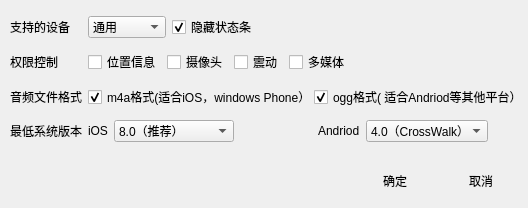
<?xml version="1.0" encoding="UTF-8"?>
<ui version="4.0">
 <class>CordovaSettingWindow</class>
 <widget class="QWidget" name="CordovaSettingWindow">
  <property name="geometry">
   <rect>
    <x>0</x>
    <y>0</y>
    <width>528</width>
    <height>208</height>
   </rect>
  </property>
  <property name="windowTitle">
   <string>Cordova导出配置</string>
  </property>
  <property name="windowIcon">
   <iconset resource="orion2.qrc">
    <normaloff>:/images/unique32.png</normaloff>:/images/unique32.png</iconset>
  </property>
  <widget class="QWidget" name="horizontalLayoutWidget_2">
   <property name="geometry">
    <rect>
     <x>10</x>
     <y>160</y>
     <width>511</width>
     <height>42</height>
    </rect>
   </property>
   <layout class="QHBoxLayout" name="horizontalLayout_2">
    <item>
     <spacer name="horizontalSpacer_2">
      <property name="orientation">
       <enum>Qt::Horizontal</enum>
      </property>
      <property name="sizeHint" stdset="0">
       <size>
        <width>40</width>
        <height>20</height>
       </size>
      </property>
     </spacer>
    </item>
    <item>
     <widget class="QPushButton" name="savepushButton">
      <property name="text">
       <string>确定</string>
      </property>
      <property name="icon">
       <iconset resource="orion2.qrc">
        <normaloff>:/images/ok.png</normaloff>:/images/ok.png</iconset>
      </property>
      <property name="iconSize">
       <size>
        <width>32</width>
        <height>32</height>
       </size>
      </property>
      <property name="flat">
       <bool>true</bool>
      </property>
     </widget>
    </item>
    <item>
     <widget class="QPushButton" name="cancelpushButton">
      <property name="text">
       <string>取消</string>
      </property>
      <property name="icon">
       <iconset resource="orion2.qrc">
        <normaloff>:/images/cancel.png</normaloff>:/images/cancel.png</iconset>
      </property>
      <property name="iconSize">
       <size>
        <width>32</width>
        <height>32</height>
       </size>
      </property>
      <property name="flat">
       <bool>true</bool>
      </property>
     </widget>
    </item>
   </layout>
  </widget>
  <widget class="QWidget" name="layoutWidget">
   <property name="geometry">
    <rect>
     <x>10</x>
     <y>10</y>
     <width>518</width>
     <height>141</height>
    </rect>
   </property>
   <layout class="QGridLayout" name="gridLayout">
    <item row="3" column="1">
     <layout class="QHBoxLayout" name="horizontalLayout_4">
      <item>
       <widget class="QLabel" name="label_5">
        <property name="text">
         <string>iOS</string>
        </property>
       </widget>
      </item>
      <item>
       <widget class="QComboBox" name="ioscomboBox">
        <property name="minimumSize">
         <size>
          <width>120</width>
          <height>0</height>
         </size>
        </property>
        <property name="currentIndex">
         <number>2</number>
        </property>
        <item>
         <property name="text">
          <string>任何版本</string>
         </property>
        </item>
        <item>
         <property name="text">
          <string>7.0</string>
         </property>
        </item>
        <item>
         <property name="text">
          <string>8.0（推荐）</string>
         </property>
        </item>
       </widget>
      </item>
      <item>
       <spacer name="horizontalSpacer">
        <property name="orientation">
         <enum>Qt::Horizontal</enum>
        </property>
        <property name="sizeHint" stdset="0">
         <size>
          <width>40</width>
          <height>20</height>
         </size>
        </property>
       </spacer>
      </item>
      <item>
       <layout class="QHBoxLayout" name="horizontalLayout_5">
        <item>
         <widget class="QLabel" name="label_6">
          <property name="text">
           <string>Andriod</string>
          </property>
         </widget>
        </item>
        <item>
         <widget class="QComboBox" name="andcomboBox">
          <property name="minimumSize">
           <size>
            <width>120</width>
            <height>0</height>
           </size>
          </property>
          <property name="currentIndex">
           <number>1</number>
          </property>
          <item>
           <property name="text">
            <string>任何版本</string>
           </property>
          </item>
          <item>
           <property name="text">
            <string>4.0（CrossWalk）</string>
           </property>
          </item>
          <item>
           <property name="text">
            <string>4.1</string>
           </property>
          </item>
          <item>
           <property name="text">
            <string>4.2</string>
           </property>
          </item>
          <item>
           <property name="text">
            <string>4.3</string>
           </property>
          </item>
          <item>
           <property name="text">
            <string>4.4</string>
           </property>
          </item>
          <item>
           <property name="text">
            <string>5.0（PhoneGap）</string>
           </property>
          </item>
         </widget>
        </item>
        <item>
         <spacer name="horizontalSpacer_3">
          <property name="orientation">
           <enum>Qt::Horizontal</enum>
          </property>
          <property name="sizeHint" stdset="0">
           <size>
            <width>40</width>
            <height>20</height>
           </size>
          </property>
         </spacer>
        </item>
       </layout>
      </item>
     </layout>
    </item>
    <item row="2" column="0">
     <widget class="QLabel" name="label_3">
      <property name="text">
       <string>音频文件格式</string>
      </property>
     </widget>
    </item>
    <item row="1" column="0">
     <widget class="QLabel" name="label_2">
      <property name="text">
       <string>权限控制</string>
      </property>
     </widget>
    </item>
    <item row="0" column="0">
     <widget class="QLabel" name="label">
      <property name="text">
       <string>支持的设备</string>
      </property>
     </widget>
    </item>
    <item row="3" column="0">
     <widget class="QLabel" name="label_4">
      <property name="text">
       <string>最低系统版本</string>
      </property>
     </widget>
    </item>
    <item row="1" column="1">
     <layout class="QHBoxLayout" name="horizontalLayout">
      <item>
       <widget class="QCheckBox" name="geocheckBox">
        <property name="text">
         <string>位置信息</string>
        </property>
       </widget>
      </item>
      <item>
       <widget class="QCheckBox" name="cameracheckBox">
        <property name="text">
         <string>摄像头</string>
        </property>
       </widget>
      </item>
      <item>
       <widget class="QCheckBox" name="vibratecheckBox">
        <property name="text">
         <string>震动</string>
        </property>
       </widget>
      </item>
      <item>
       <widget class="QCheckBox" name="mediacheckBox">
        <property name="text">
         <string>多媒体</string>
        </property>
       </widget>
      </item>
      <item>
       <spacer name="horizontalSpacer_5">
        <property name="orientation">
         <enum>Qt::Horizontal</enum>
        </property>
        <property name="sizeHint" stdset="0">
         <size>
          <width>40</width>
          <height>20</height>
         </size>
        </property>
       </spacer>
      </item>
     </layout>
    </item>
    <item row="2" column="1">
     <layout class="QHBoxLayout" name="horizontalLayout_3">
      <item>
       <widget class="QCheckBox" name="m4acheckBox">
        <property name="text">
         <string>m4a格式(适合iOS，windows Phone）</string>
        </property>
        <property name="checked">
         <bool>true</bool>
        </property>
       </widget>
      </item>
      <item>
       <widget class="QCheckBox" name="oggcheckBox">
        <property name="text">
         <string>ogg格式( 适合Andriod等其他平台）</string>
        </property>
        <property name="checked">
         <bool>true</bool>
        </property>
       </widget>
      </item>
     </layout>
    </item>
    <item row="0" column="1">
     <layout class="QHBoxLayout" name="horizontalLayout_6">
      <item>
       <widget class="QComboBox" name="devcomboBox">
        <item>
         <property name="text">
          <string>通用</string>
         </property>
        </item>
        <item>
         <property name="text">
          <string>手持设备</string>
         </property>
        </item>
        <item>
         <property name="text">
          <string>平板设备</string>
         </property>
        </item>
       </widget>
      </item>
      <item>
       <widget class="QCheckBox" name="fscheckBox">
        <property name="text">
         <string>隐藏状态条</string>
        </property>
        <property name="checked">
         <bool>true</bool>
        </property>
       </widget>
      </item>
      <item>
       <spacer name="horizontalSpacer_4">
        <property name="orientation">
         <enum>Qt::Horizontal</enum>
        </property>
        <property name="sizeHint" stdset="0">
         <size>
          <width>40</width>
          <height>20</height>
         </size>
        </property>
       </spacer>
      </item>
     </layout>
    </item>
   </layout>
  </widget>
 </widget>
 <resources>
  <include location="orion2.qrc"/>
 </resources>
 <connections/>
</ui>
